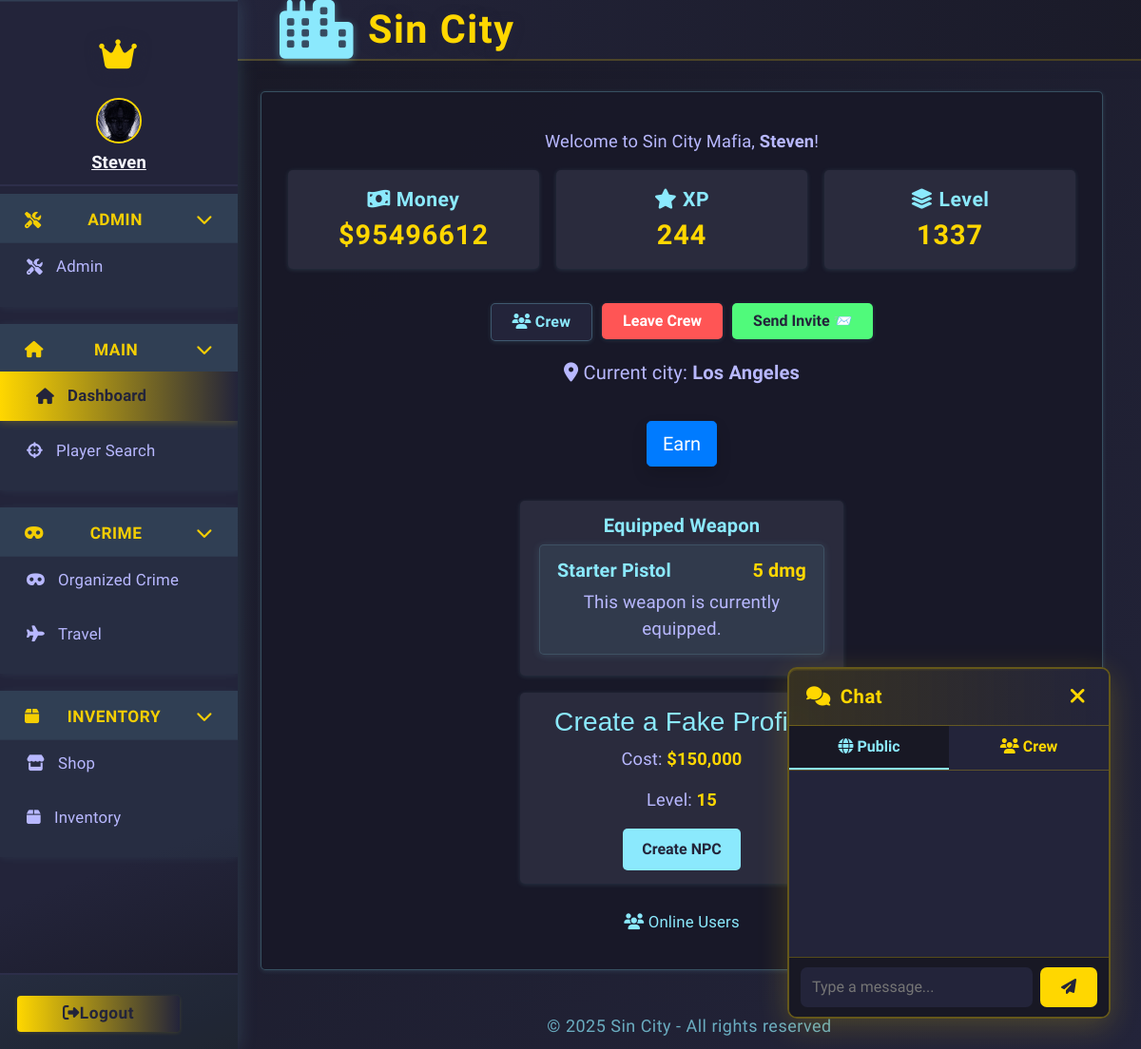
Page /dashboard (signed in) on the earlier database version.
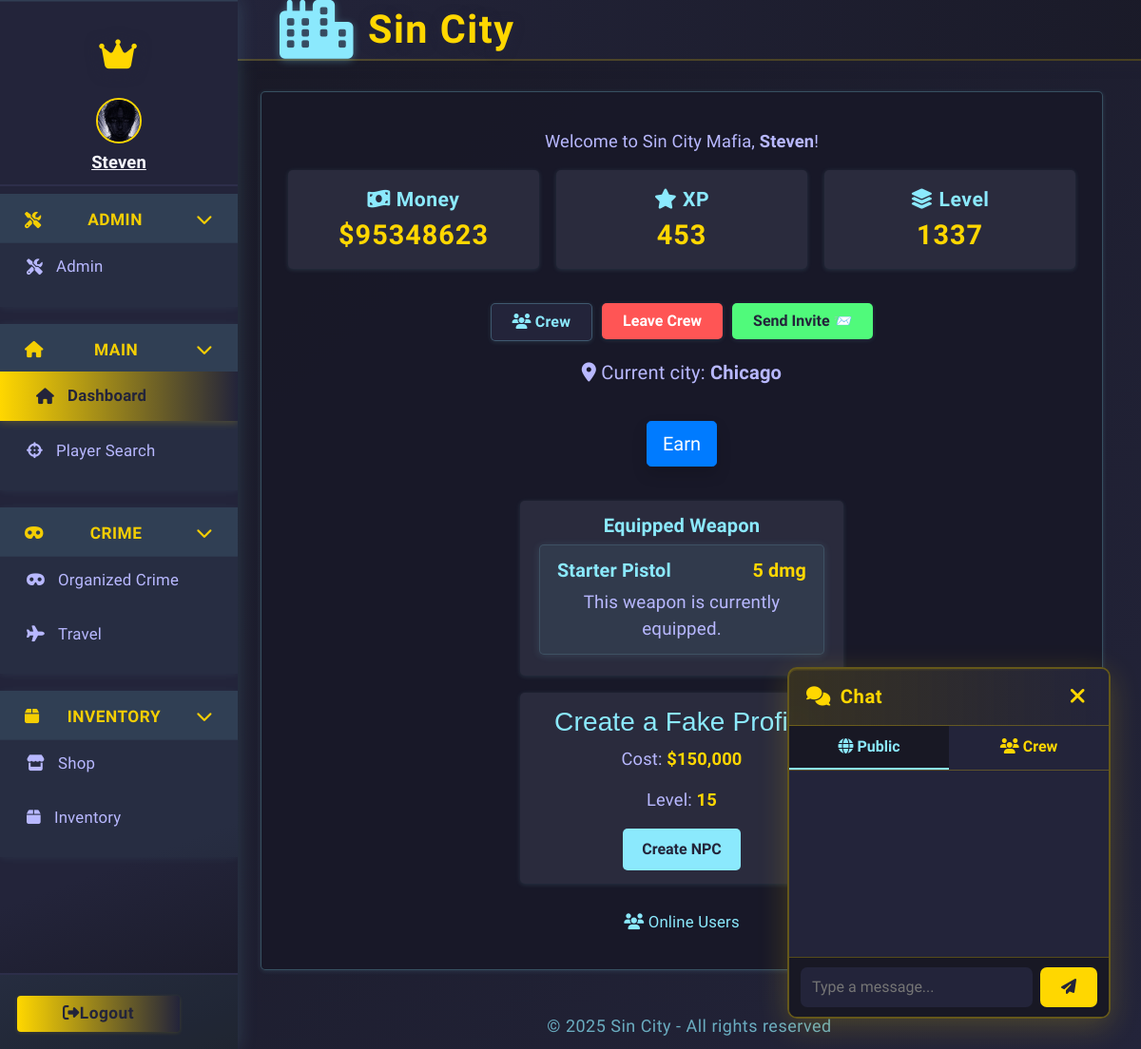
Same page on the later database version.
### app.py (models this page shows, shortened)
class Character(db.Model):
    __tablename__ = 'character'
    id = db.Column(db.Integer, primary_key=True)
    user_id = db.Column(db.Integer, db.ForeignKey('user.id'), nullable=True)
    user = db.relationship('User', backref='linked_character', foreign_keys=[user_id])
    name = db.Column(db.String(64), unique=True, nullable=False)
    health = db.Column(db.Integer, default=100)
    money = db.Column(db.Integer, default=250)
    level = db.Column(db.Integer, default=1)
    xp = db.Column(db.Integer, default=0)
    last_crime_time = db.Column(db.DateTime, nullable=True)
    last_travel_time = db.Column(db.DateTime, nullable=True)
    city = db.Column(db.String(64), default="New York")
    gun_id = db.Column(db.Integer, db.ForeignKey('shop_item.id'))
    gun = db.relationship('ShopItem', foreign_keys=[gun_id])
    crime_group_id = db.Column(db.Integer, db.ForeignKey('organized_crime.id'))
    crime_group = db.relationship("OrganizedCrime", back_populates="members", foreign_keys=[crime_group_id])
    master_id = db.Column(db.Integer, db.ForeignKey('user.id'))
    earn_streak = db.Column(db.Integer, default=0)
    last_earned = db.Column(db.DateTime, nullable=True)
    is_alive = db.Column(db.Boolean, default=True)
    profile_image = db.Column(db.String(255), nullable=True)
    crew = db.Column(db.Integer, db.ForeignKey('crew.id'), nullable=True)
    crew_id = db.Column(db.Integer, db.ForeignKey('crew.id'))
    linked_user = db.relationship('User', foreign_keys=[user_id], overlaps="linked_character,linked_characters,user")
    crew = db.relationship('Crew', backref='characters')

### app.py (the view)
@app.route('/dashboard')
@login_required
def dashboard():
    online_timeout = datetime.utcnow() - timedelta(minutes=5)
    online_users = User.query.filter(User.last_seen >= online_timeout).all()
    online_characters = []
    for user in online_users:
        char = Character.query.filter_by(master_id=user.id, is_alive=True).first()
        if char:
            online_characters.append(char)
    npcs = Character.query.filter_by(master_id=0, is_alive=True).all()
    character = Character.query.filter_by(master_id=current_user.id, is_alive=True).first()
    return render_template('dashboard.html',
                           online_users=online_characters,  # now a list of Character objects
                           npcs=npcs,
                           character=character)

### app.py (called while the page is built)
@app.context_processor
def inject_user():
    return dict(user=current_user)

@app.before_request
def update_last_seen():
    if current_user.is_authenticated:
        now = datetime.utcnow()
        if not current_user.last_seen or (now - current_user.last_seen).seconds > 1:
            current_user.last_seen = now
            db.session.commit()

@app.before_request
def enable_sqlite_fk():
    if db.engine.url.drivername == 'sqlite':
        with db.engine.connect() as conn:
            conn.execute(db.text("PRAGMA foreign_keys=ON"))

@app.before_request
def check_character_alive():
    if current_user.is_authenticated:
        char = Character.query.filter_by(master_id=current_user.id).first()
        if not char or not char.is_alive:
            if request.endpoint not in ('create_character', 'logout', 'static'):
                return redirect(url_for('create_character'))

@login_manager.user_loader
def load_user(user_id):
    return db.session.get(User, int(user_id))

### templates/dashboard.html (shortened to what this page needs)
{% extends "base.html" %}
{% block content %}
<div class="dashboard-container">
    {% if current_user.is_authenticated %}
            <p class="text-center" style="color: #b8b8ff;">Welcome to Sin City Mafia, <strong>{{ current_character.name }}</strong>!</p>
        {% endif %}
    <div class="dashboard-cards">
        <div class="dashboard-card">
            <h5><i class="fas fa-money-bill-wave"></i> Money</h5>
            <div class="display-4" id="money-container">
                $<span id="money">{{ current_character.money }}</span>
            </div>
        </div>
        <div class="dashboard-card">
            <h5><i class="fa fa-star"></i> XP</h5>
            <div class="display-4" id="xp">
                {{ current_character.xp }}
            </div>
        </div>
        <div class="dashboard-card">
            <h5><i class="fas fa-layer-group"></i> Level</h5>
            <div class="display-4" id="level">{{ current_character.level }}</div>
        </div>
    </div>
    <div class="dashboard-actions">
        {% if character and character.crew_id %}
            <a href="{{ url_for('crew_page', crew_id=character.crew_id) }}" class="btn">
                <i class="fas fa-users"></i> Crew
            </a>
            <form action="{{ url_for('leave_crew') }}" method="POST" class="d-inline">
                <button type="submit" class="btn btn-danger" onclick="return confirm('Are you sure you want to leave your crew?')">Leave Crew</button>
            </form>
            <form action="{{ url_for('invite_to_crew') }}" method="POST" >
                <button type="submit" class="btn btn-info">
                    <span class="btn-text">Send Invite</span>
                    <span class="btn-icon">📨</span>
                </button>
            </form>
        {% else %}
            <a href="{{ url_for('create_crew') }}" class="btn"><i class="fas fa-plus"></i> Create Crew</a>
            <a href="{{ url_for('join_crew') }}" class="btn"><i class="fas fa-sign-in-alt"></i> Join Crew</a>
        {% endif %}
    </div>
    <div class="current-city">
        <i class="fas fa-map-marker-alt"></i>
        Current city: <strong>{{ character.city }}</strong>
    </div>
    <button id="earn-btn" class="btn btn-lg btn-primary shadow" onclick="earn()" style="margin: 18px 0;">
        Earn
    </button>
    {% if current_user.gun %}
    <div class="npc-create-container">
        <h2 class="shop-title">Equipped Weapon</h2>
        <div class="shop-item">
            <div class="shop-item-header">
                <div class="shop-item-name">{{ current_user.gun.name }}</div>
                <div class="shop-item-price">{{ current_user.gun.damage }} dmg</div>
            </div>
            <div class="shop-item-desc">This weapon is currently equipped.</div>
        </div>
    </div>
    {% endif %}
    <div class="npc-create-container">
        <h3 style="color: #8be9fd; font-family: 'Oswald', sans-serif;">Create a Fake Profile</h3>
        <p style="color: #b8b8ff;">Cost: <strong style="color: #ffd700;">$150,000</strong></p>
        <p style="color: #b8b8ff;">Level: <strong style="color: #ffd700;">15</strong></p>
        <form method="POST" action="{{ url_for('create_fake_profile') }}">
            <button type="submit" class="btn btn-primary"
                    style="padding: 10px 20px; border-radius: 5px; background: #8be9fd; color: #23243a; font-weight: bold; border: none;">
                Create NPC
            </button>
        </form>
    </div>
    <div class="dashboard-users-online">
        <h2 class="text-center"><i class="fas fa-users"></i> Online Users</h2>
    </div>
</div>
{% endblock %}

### templates/base.html (shortened to what the changed rows need)
<!DOCTYPE html>
<html lang="en">
<head>
  <link rel="stylesheet" href="https://cdn.jsdelivr.net/npm/bootstrap@4.6.2/dist/css/bootstrap.min.css">
  <link rel="stylesheet" href="https://cdnjs.cloudflare.com/ajax/libs/font-awesome/6.4.2/css/all.min.css">
</head>
<body class="fade-in">
  <div class="layout-root fade-in">
    <div class="sidebar {% if request.endpoint in ['login', 'register'] %}d-none{% endif %}">
      <nav class="sidebar">
        {% if current_user.is_authenticated %}
          <div class="sidebar-user">
            {% set character = current_character %}
                {% if character and character.profile_image %}
                  <img
                    src="{{ url_for('static', filename=character.profile_image) if not character.profile_image.startswith('http') else character.profile_image }}"
                    class="crew-avatar"
                    alt="avatar"
                    style="width:48px;height:48px;border-radius:50%;margin-bottom:6px;border:2px solid #ffd700;object-fit:cover;"
                  >
                {% else %}
                  <i id="char-name" class="fas fa-user-circle"></i>
                {% endif %}
              <a href="{{ url_for('profile', charname=character.name) }}" style="color:inherit; text-decoration: underline;">
                <strong>{{ character.name if character else current_user.username }}</strong>
              </a>
          </div>
        {% endif %}
      </nav>
    </div>
    <div class="main-area">
      <main class="content-area">
        {% block content %}{% endblock %}
      </main>
    </div>
  </div>
</body>
</html>

Differences in the rows shown:
changed Character "Steven": money "95496612" → "95348623"; xp "244" → "453"; city "Los Angeles" → "Chicago"
